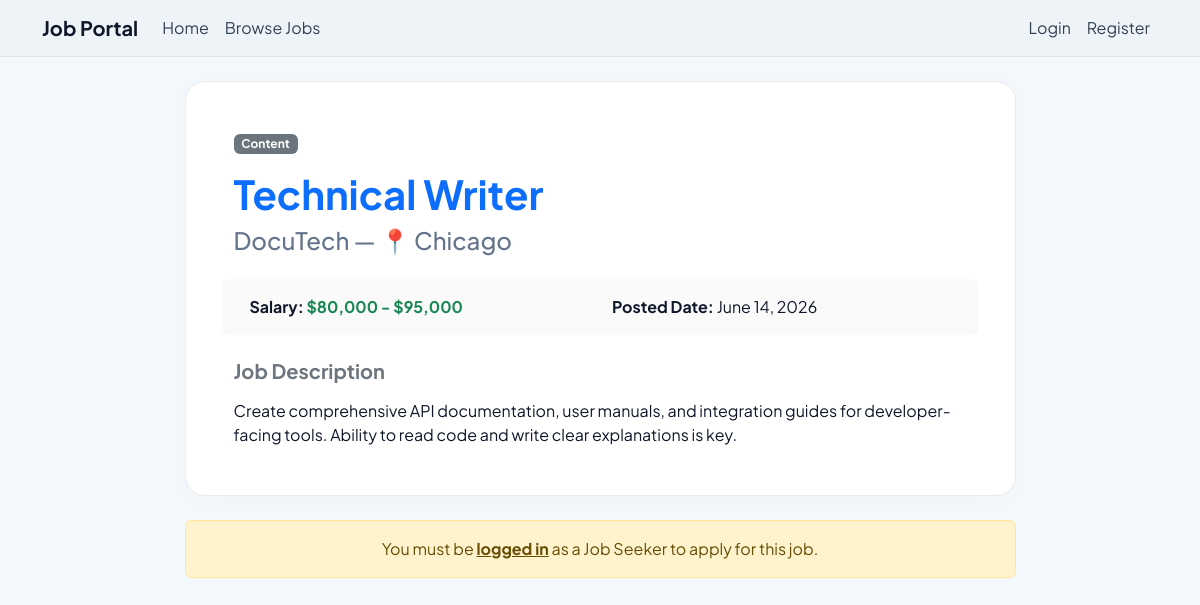
The page /jobs/203/ on the database its author committed.
### jobs/models.py (models this page shows, shortened)
class Job(models.Model):
    title = models.CharField(max_length=255)
    description = models.TextField()
    company =models.CharField(max_length=255)
    location =models.CharField(max_length=255)
    salary = models.CharField(max_length=100, blank=True, null=True)# In case the salary is negotiable
    category=models.CharField(max_length=100)
    employer=models.ForeignKey(User, on_delete=models.CASCADE, related_name='jobs')
    created_at = models.DateTimeField(auto_now_add=True)
    is_external = models.BooleanField(default=False)
    external_url = models.URLField(blank=True, null=True)

### jobs/views.py (the view)
# urls.py: path('jobs/<int:job_id>/', views.job_detail, name='job_detail'),
def job_detail(request, job_id):
    job = get_object_or_404(Job, pk=job_id)
    has_applied = False
    if request.user.is_authenticated and request.user.role == 'seeker':
        has_applied = Application.objects.filter(job=job, seeker=request.user).exists()
    return render(request, 'jobs/job_detail.html', {'job': job, 'has_applied': has_applied})

### jobs/templates/jobs/job_detail.html (shortened to what this page needs)
{% extends 'jobs/base.html' %}
{% block content %}
<div class="row justify-content-center">
    <div class="col-md-9">
        <div class="card shadow-sm mb-4">
            <div class="card-body p-5">
                <span class="badge bg-secondary mb-3">{{ job.category }}</span>
                <h1 class="card-title fw-bold text-primary mb-2">{{ job.title }}</h1>
                <h4 class="text-muted mb-4">{{ job.company }} — 📍 {{ job.location }}</h4>
                <div class="row mb-4 bg-light p-3 rounded">
                    <div class="col-md-6">
                        <strong>Salary:</strong>
                        <span class="text-success fw-bold">
                            {% if job.salary %}{{ job.salary }}{% else %}Negotiable{% endif %}
                        </span>
                    </div>
                    <div class="col-md-6">
                        <strong>Posted Date:</strong> {{ job.created_at|date:"F d, Y" }}
                    </div>
                </div>
                <h5 class="fw-bold mb-3 text-secondary">Job Description</h5>
                <div class="fs-6 text-slate-700">{{ job.description|safe }}</div>
            </div>
        </div>
        {% if job.is_external %}
            <div class="card shadow-sm border-success">
                <div class="card-header bg-success text-white">
                    <h4 class="mb-0">External Position</h4>
                </div>
                <div class="card-body p-4 text-center">
                    <p>This job listing was imported from an external source. Please apply directly on their company website.</p>
                    <a href="{{ job.external_url }}" class="btn btn-success btn-lg px-5" target="_blank">Apply on Company Website ↗</a>
                </div>
            </div>
        {% else %}
            {% if user.is_authenticated and user.role == 'seeker' %}
                {% if has_applied %}
                    <div class="alert alert-success text-center py-4 shadow-sm border-0 rounded-4" style="background-color: rgba(16, 185, 129, 0.08); border: 1px solid rgba(16, 185, 129, 0.15) !important;">
                        <h5 class="fw-bold mb-2 text-success">Application Received</h5>
                        <p class="mb-0 text-slate-700">We have received your application. If you are shortlisted, the company's HR team will reach out to you via your email address.</p>
                    </div>
                {% else %}
                    <div class="card shadow-sm border-primary">
                        <div class="card-header bg-primary text-white">
                            <h4 class="mb-0">Apply for this Position</h4>
                        </div>
                        <div class="card-body p-4">
                            <form action="{% url 'apply_job' job.id %}" method="post" enctype="multipart/form-data">
                                {% csrf_token %}
                                <div class="mb-3">
                                    <label for="cover_letter" class="form-label fw-bold">Cover Letter</label>
                                    <textarea name="cover_letter" id="cover_letter" rows="5" class="form-control" placeholder="Explain why you are a good fit for this role..." required></textarea>
                                </div>
                                <div class="mb-3">
                                    <label for="resume" class="form-label fw-bold">Upload Resume (PDF/Doc)</label>
                                    <input type="file" name="resume" id="resume" class="form-control" required>
                                </div>
                                <div class="d-grid gap-2">
                                    <button type="submit" class="btn btn-primary btn-lg">Submit Application</button>
                                </div>
                            </form>
                        </div>
                    </div>
                {% endif %}
            {% elif not user.is_authenticated %}
                <div class="alert alert-warning text-center" role="alert">
                    You must be <a href="{% url 'login' %}" class="alert-link">logged in</a> as a Job Seeker to apply for this job.
                </div>
            {% endif %}
        {% endif %}
    </div>
</div>
{% endblock %}

### jobs/templates/jobs/base.html (style rules this page uses)
html { scroll-behavior: smooth; }
body { background-color: #f3f8fc; color: #0f172a; font-family: 'Plus Jakarta Sans', sans-serif; }
.card { background: #ffffff !important; border: 1px solid rgba(0, 0, 0, 0.08); border-radius: 20px !important; color: #0f172a !important; box-shadow: 0 4px 20px rgba(0, 0, 0, 0.02) !important; }
.text-muted { color: #64748b !important; }
.bg-light { background-color: rgba(0, 0, 0, 0.02) !important; }

### rows shown on the page
Job: category "Content", title "Technical Writer", company "DocuTech", location "Chicago", salary "$80,000 - $95,000", created_at "June 14, 2026", description "Create comprehensive API documentation, user manuals, and integration guides for developer-facing tools. Ability to read code and write clear explanations is key."
